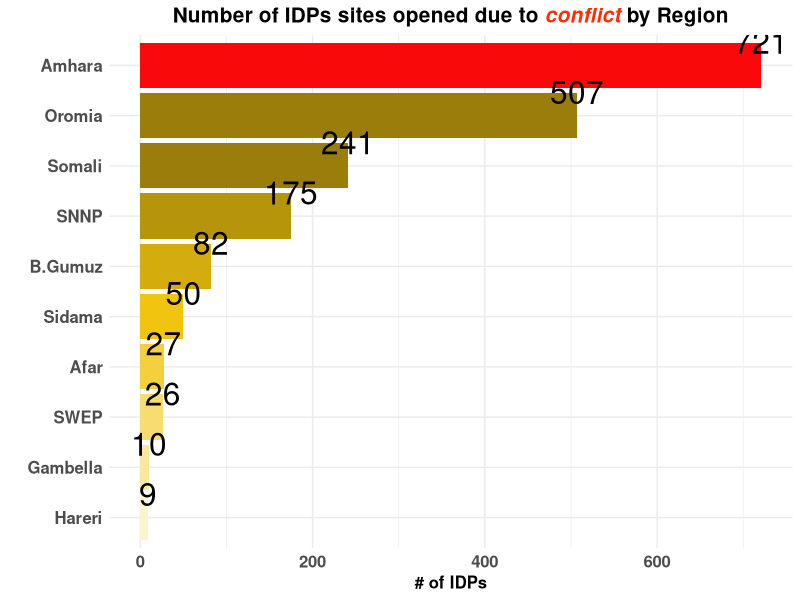
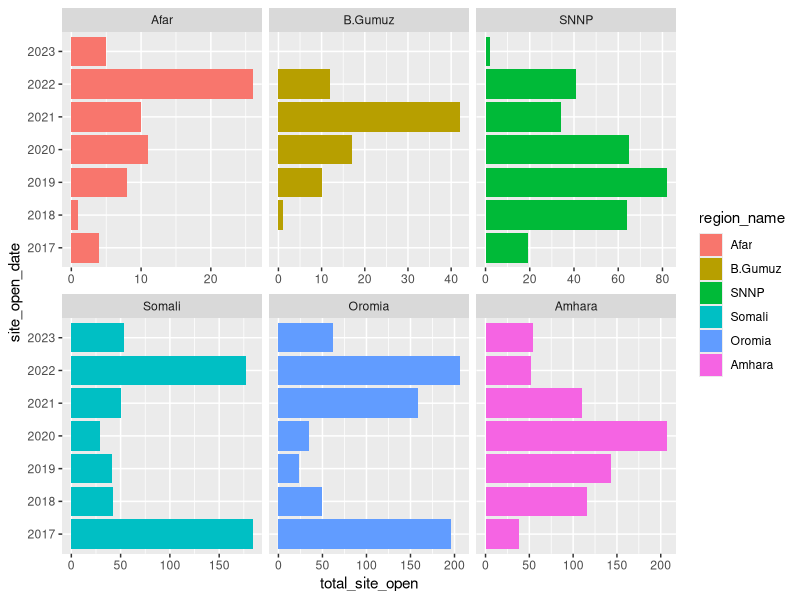

Here is the R script that generated these plots, in order: (Note: this script raises an error after producing the figures.)
## ---- chunk 1
#| label: setup
#| include: false

library(tidyverse) # data manipulation
library(ggtext) # text rendering on ggplot2

site_assessment <- openxlsx::read.xlsx(here::here("Data/site_assess_round_33_nov_2022_jun_2023.xlsx"), detectDates = TRUE)
## ---- chunk 2
names(site_assessment)
## ---- chunk 3
site_assessment_clean <- site_assessment |>
  purrr::set_names(c(
    "survey_date", "country", "country_code", "reported_date", "survey_round",
    "site_id", "site_name", "site_alternate_name", "site_open", "region",
    "admin_1_code", "zone", "admin_2_code", "woreda", "kebele",
    "ocha_region", "ocha_region_p_code", "ocha_zone",
    "ocha_zone_p_code", "ocha_woreda", "ocha_woreda_p_code",
    "gps_longitude", "gps_latitude", "site_open_date",
    "site_started", "site_classification", "settlement_site_type",
    "settlement_site_type_other", "collective_center",
    "collective_other_specify", "total_idp_families_h_hs",
    "total_idp_individuals", "reason_for_displacement",
    "reason_for_displacementother_specify",
    "reason_for_displacement_conflict", "reason_for_displacement_drought",
    "reason_for_displacement_climate_induced", "reason_for_displacement_social_tension",
    "reason_for_displacement_individuals_other", "individuals_arrive_1_year_ago",
    "individuals_arrive_1_2_years_ago", "individuals_arrive_3_4_years_ago",
    "individuals_arrive_5_more_years_ago", "methodology_used", "male_0_4_years",
    "male_5_14_years", "male_15_17_years", "male_18_59_years", "male_60_years_and_above",
    "female_0_4_years", "female_5_14_years", "female_15_17_years", "female_18_59_years",
    "female_60_years_and_above", "comments_observations"
  ))

site_assessment_clean <- site_assessment_clean |>
  mutate(region_name = case_when(
    region == "Amhara" ~ "Amhara",
    region == "Oromia" ~ "Oromia",
    region == "Somali" ~ "Somali",
    region == "SNNP" ~ "SNNP",
    region == "Beneshangul Gumuz" ~ "B.Gumuz",
    region == "Sidama" ~ "Sidama",
    region == "Afar" ~ "Afar",
    region == "South West Ethiopia Peoples" ~ "SWEP",
    region == "Gambella" ~ "Gambella",
    region == "Hareri" ~ "Hareri"
  )) |> # rename the region names
  mutate(region_color = case_when(
    region_name == "Amhara" ~ "#F90909",
    region_name == "Oromia" ~ "#F19724",
    region_name == "Somali" ~ "#7D6608",
    region_name == "SNNP" ~ "#9A7D0A",
    region_name == "B.Gumuz" ~ "#B7950B",
    region_name == "Sidama" ~ "#D4AC0D",
    region_name == "Afar" ~ "#F1C40F",
    region_name == "SWEP" ~ "#F4D03F",
    region_name == "Gambella" ~ "#F7DC6F",
    region_name == "Hareri" ~ "#F9E79F"
  ))
## ---- chunk 4
# set the color
region_color <- data.frame(
  region_name = c("Amhara", "Oromia", "Somali", "SNNP", "B.Gumuz", "Sidama", "Afar", "SWEP", "Gambella", "Hareri"),
  clr = c("#F90909", "#9A7D0A", "#9A7D0A", "#B7950B", "#D4AC0D", "#F1C40F", "#F4D03F", "#F7DC6F", "#F9E79F", "#FCF3CF")
)

# see the conflicts by region
disp_conflict <- site_assessment_clean |>
  select(region_name, contains(c("male", "female", "total", "reason", "individual"))) |>
  group_by(reason_for_displacement, region_name) |>
  summarise(total_idps = n()) |>
  ungroup() |>
  filter(!is.na(reason_for_displacement), reason_for_displacement == "Conflict") |>
  select(-reason_for_displacement) |>
  left_join(region_color, by = "region_name") |>
  mutate(region_name = fct_reorder(region_name, total_idps))

# plot number of idps opened due to conflict
disp_conflict |>
  ggplot(aes(x = region_name, y = total_idps, fill = clr)) +
  geom_col() +
  geom_text(aes(label = total_idps), vjust = -0.5, color = "black", size = 8) + # Add text labels
  theme_minimal() +
  scale_fill_identity() +
  coord_flip() +
  labs(
    title = "Number of IDPs sites opened due to <span style = 'color:#FA2E02 '>*conflict*</span> by Region",
    y = "# of IDPs",
    x = ""
  ) +
  theme(
    legend.position = "none",
    plot.title = element_textbox(face = "bold", size = 15, color = "black", box.color = "white", vjust = 1, hjust = 0.5),
    axis.title.x = element_text(face = "bold", size = 12),
    axis.text.y = element_text(face = "bold", size = 12),
    axis.text.x = element_text(face = "bold", size = 12)
  )
## ---- chunk 5
all_disp <- site_assessment_clean |>
   mutate(site_open_date = lubridate::year(site_open_date)) |>
  group_by(reason_for_displacement, region_name, site_open_date) |>
  summarise(total_idps = n()) |>
  ungroup() |>
  mutate(reason_for_displacement = case_when(
    reason_for_displacement == "Conflict" ~ "Conflict",
    reason_for_displacement %in% c("Drought", "Other climate induced") ~ "Climate",
    reason_for_displacement %in% "Social tension" ~ "Social Tension"
  )) |>
  drop_na() 
## ---- chunk 6
site_open_year <- site_assessment_clean |>
  select(site_name, region_name, site_open_date) |>
  filter(!is.na(site_name)) |>
  mutate(site_open_date = lubridate::year(site_open_date)) |>
  group_by(region_name, site_open_date) |>
  summarise(total_site_open = n()) |>
  ungroup()

 site_open_year |> 
  filter(site_open_date > 2016, !(region_name %in% c("Gambella", "Hareri", "SWEP", "Sidama"))) |>
  mutate(site_open_date = factor(site_open_date)) |>
  left_join(region_color, by = "region_name") |>
  mutate(region_name = fct_reorder(region_name, total_site_open)) |>
  ggplot(aes(x = site_open_date, y = total_site_open, fill = region_name)) +
  geom_col() +
  facet_wrap(~region_name, scales = "free_x") +
  coord_flip(clip = "off")
## ---- chunk 7
site_open_year_idps <- site_open_year |> 
   filter(site_open_date > 2016, !(region_name %in% c("Gambella", "Hareri", "SWEP", "Sidama"))) |> 
  inner_join(all_disp, by = "region_name",relationship = "many-to-many" ) |> 
  left_join(region_color, by = "region_name") |> 
  pivot_wider(names_from = site_open_date, values_from = total_site_open, names_prefix = "year_") |> 
  mutate(region_name = fct_reorder(region_name, total_idps)) |> 
  ungroup()

## ---- chunk 8
plt <- ggplot(site_open_year_idps) +
  geom_hline(
    aes(yintercept = y), 
  data.frame(y = c(4,210, 1000)), color = "lightgrey")

## ---- chunk 9
plt1 <- plt + 
  geom_col(
    aes(
      x = region_name,
      y = year_2022),
    position = "dodge2",
    show.legend = TRUE,
    alpha = 0.9
  )
## ---- chunk 10
site_open_year_idps |> 
  ggplot(aes(x = region_name, y = total_idps)) +
  geom_col()
